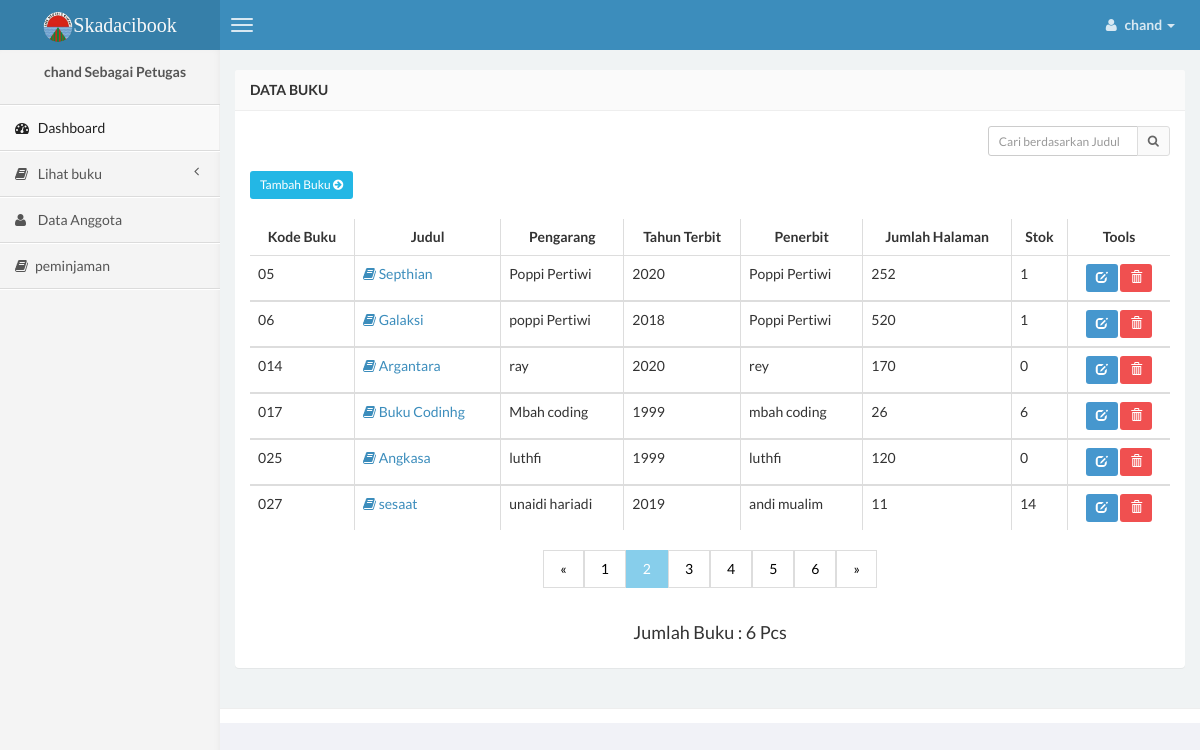
The page /app/luthfi_anggota/master-buku.php (signed in) on the database its author committed.
### tables this page shows
CREATE TABLE `luthfi_buku` (
  `id_buku` int(11) NOT NULL,
  `judul` varchar(250) NOT NULL,
  `pengarang` varchar(250) NOT NULL,
  `th_terbit` varchar(4) NOT NULL,
  `penerbit` varchar(250) NOT NULL,
  `isbn` varchar(25) NOT NULL,
  `kategori` varchar(50) NOT NULL,
  `jumlah_buku` int(2) NOT NULL,
  `asal` varchar(50) NOT NULL,
  `tgl_input` varchar(25) NOT NULL,
  `gambar` text NOT NULL,
  `stok` int(225) NOT NULL
);

### app/luthfi_anggota/master-buku.php (the view, shortened to what this page needs)
<?php
if (empty($_SESSION['username'])) {
    header('location:../index.php');
} else {
?>
    <!DOCTYPE html>
    <html>
    <head>
        <link href="../css/bootstrap.min.css" rel="stylesheet" type="text/css" />
        <link href="../css/font-awesome.min.css" rel="stylesheet" type="text/css" />
        <link href="../css/ionicons.min.css" rel="stylesheet" type="text/css" />
        <link href="../css/morris/morris.css" rel="stylesheet" type="text/css" />
        <link href="../css/jvectormap/jquery-jvectormap-1.2.2.css" rel="stylesheet" type="text/css" />
        <link href="../css/datepicker/datepicker3.css" rel="stylesheet" type="text/css" />
        <link href="../css/daterangepicker/daterangepicker-bs3.css" rel="stylesheet" type="text/css" />
        <link href="../css/iCheck/all.css" rel="stylesheet" type="text/css" />
        <link href="../css/style.css" rel="stylesheet" type="text/css" />
    </head>
    <body class="skin-blue">
        <header class="header">
            <a href="index.php" class="logo">
            <img src="download.jpg" height="30" width="30" class="img-circle" alt="User Image" />Skadacibook            </a>
            <nav class="navbar navbar-static-top">
                <a href="#" class="navbar-btn sidebar-toggle" data-toggle="offcanvas" role="button">
                    <span class="icon-bar"></span>
                    <span class="icon-bar"></span>
                    <span class="icon-bar"></span>
                </a>
                <div class="navbar-right">
                    <ul class="nav navbar-nav">
                        <li class="dropdown user user-menu">
                            <a href="#" class="dropdown-toggle" data-toggle="dropdown">
                                <i class="fa fa-user"></i>
                                <span><?php echo $_SESSION['username']; ?> <i class="caret"></i></span>
                            </a>
                        </li>
                    </ul>
                </div>
            </nav>
        </header>
    <?php } ?>
    <div class="wrapper row-offcanvas row-offcanvas-left">
        <aside class="left-side sidebar-offcanvas">
            <section class="sidebar">
                <div class="user-panel">
                    <div class="info">
                        <center>
                            <p><?php echo $_SESSION['username']; ?>  Sebagai Petugas </p>
                        </center>
                    </div>
                </div>
                <?php include "sidebar.php"; ?>
                </section>
        </aside>
        <aside class="right-side">
            <section class="content">
                <div class="row">
                    <div class="col-xs-12">
                        <div class="panel">
                            <header class="panel-heading">
                                <b>Data Buku</b>
                            </header>
                            <div class="panel-body table-responsive">
                                <div class="box-tools m-b-15">
                                    <form action="master-buku.php" method="POST">
                                        <div class="input-group">
                                            <input type='text' class="form-control input-sm pull-right" style="width: 150px;" name='qcari' placeholder='Cari berdasarkan Judul' required />
                                            <div class="input-group-btn">
                                                <button class="btn btn-sm btn-default" type="submit"><i class="fa fa-search"></i></button>
                                            </div>
                                        </div>
                                    </form>
                                </div>
                                <div class="text-right" style="margin-right:97%;">
                    <a href="tambah-buku.php" class="btn btn-sm btn-info">Tambah Buku <i class="fa fa-arrow-circle-right"></i></a>
                        </div>
                        <br>
                                <?php
                                $query1 = "select * from luthfi_buku";
                                $tampil = mysqli_query($conn, $query1) or die(mysqli_error($conn));
                                ?>
                                <table id="example" class="table table-hover table-bordered">
                                    <thead>
                                        <tr>
                                        <th>
                                                <center>Kode Buku </center>
                                            </th>
                                            <th>
                                                <center>Judul </center>
                                            </th>
                                            <th>
                                                <center>Pengarang </center>
                                            </th>
                                            <th>
                                                <center>Tahun Terbit </center>
                                            </th>
                                            <th>
                                                <center>Penerbit </center>
                                            </th>
                                            <th>
                                                <center>Jumlah Halaman </center>
                                            </th>
                                            <th>
                                                <center>Stok</center>
                                            </th>
                                            <th>
                                                <center>Tools</center>
                                            </th>
                                        </tr>
                                    </thead>
                                    <?php while ($data = mysqli_fetch_array($tampil)) { ?>
                                        <tbody>
                                            <tr>
                                                <td>0<?php echo$data['id_buku']; ?></td>
                                                <td><a href="detail-buku.php?hal=edit&kd=<?php echo $data['id_buku']; ?>"><span class="fa fa-book"></span> <?php echo $data['judul']; ?></a></td>
                                                <td><?php echo $data['pengarang']; ?></td>
                                                <td><?php echo $data['th_terbit']; ?></td>
                                                <td><?php echo $data['penerbit']; ?></td>
                                                <td><?php echo $data['jumlah_buku']; ?></td>
                                                <td><?php echo $data['stok']; ?></td>
                                                <td>
                                                    <center>
                                                        <div id="thanks"><a class="btn btn-sm btn-primary" data-placement="bottom" data-toggle="tooltip" title="Edit Buku" href="edit-buku.php?hal=edit&kd=<?php echo $data['id_buku']; ?>"><span class="glyphicon glyphicon-edit"></span></a>
                                                            <a onclick="return confirm ('Yakin hapus <?php echo $data['judul']; ?>.?');" class="btn btn-sm btn-danger tooltips" data-placement="bottom" data-toggle="tooltip" title="Hapus Buku" href="hapus-buku.php?hal=hapus&kd=<?php echo $data['id_buku']; ?>"><span class="glyphicon glyphicon-trash"></a>
                                                    </center>
                                                </td>
                                            </tr>
                            </div>
                        <?php
                                    }
                        ?>
                        </tbody>
                        <center>
                        <div class="pagination">
  <a href="#">&laquo;</a>
  <a href="#">1</a>
  <a href="#" class="active">2</a>
  <a href="#">3</a>
  <a href="#">4</a>
  <a href="#">5</a>
  <a href="#">6</a>
  <a href="#">&raquo;</a>
</div>
                </center>
                        <?php $tampil = mysqli_query($conn, "select * from luthfi_buku order by id_buku");
                        $buku = mysqli_num_rows($tampil);
                        ?>
                        <center>
                            <h4>Jumlah Buku : <?php echo "$buku"; ?> Pcs </h4>
                        </center>
    <div class="footer-main">
    </div>
    </body>
    </html>

### app/luthfi_anggota/master-buku.php (style rules this page uses)
.pagination { display: inline-block; }
.pagination a { color: black; float: left; padding: 8px 16px; text-decoration: none; transition: background-color .3s; border: 1px solid #ddd; }
.pagination a.active { background-color: skyblue; color: white; border: 1px solid skyblue; }

### rows shown on the page
luthfi_buku: id_buku "5", judul "Septhian", pengarang "Poppi Pertiwi", th_terbit "2020", penerbit "Poppi Pertiwi", jumlah_buku "252", stok "1"
luthfi_buku: id_buku "6", judul "Galaksi", pengarang "poppi Pertiwi", th_terbit "2018", penerbit "Poppi Pertiwi", jumlah_buku "520", stok "1"
luthfi_buku: id_buku "14", judul "Argantara", pengarang "ray", th_terbit "2020", penerbit "rey", jumlah_buku "170", stok "0"
luthfi_buku: id_buku "17", judul "Buku Codinhg", pengarang "Mbah coding", th_terbit "1999", penerbit "mbah coding", jumlah_buku "26", stok "6"
luthfi_buku: id_buku "25", judul "Angkasa", pengarang "luthfi", th_terbit "1999", penerbit "luthfi", jumlah_buku "120", stok "0"
luthfi_buku: id_buku "27", judul "sesaat", pengarang "unaidi hariadi", th_terbit "2019", penerbit "andi mualim", jumlah_buku "11", stok "14"

### other values the page prints
$_SESSION['username'] "chand"
$buku "6"
